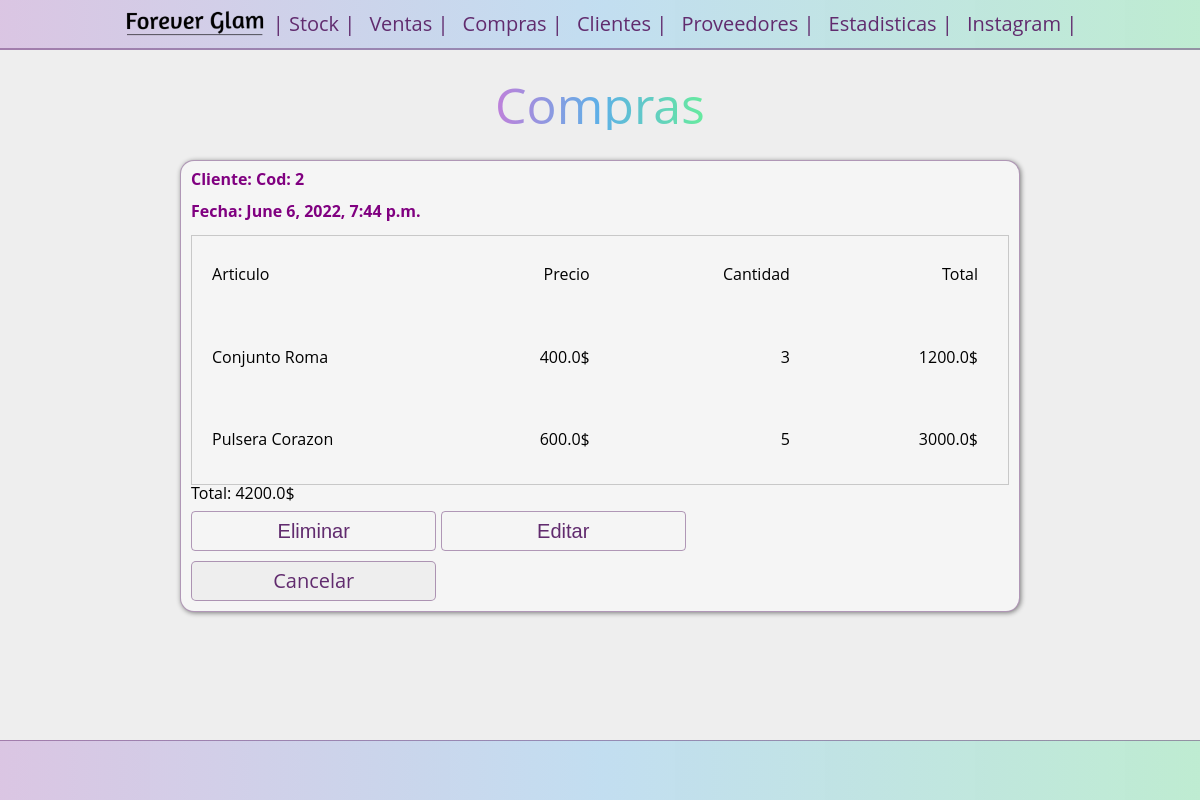
The app's page /purchases/2/detail/ with its own data.
### purchases/models.py (models this page shows)
class Purchase(models.Model):
    supplier = models.ForeignKey(
            Supplier,
            on_delete= models.CASCADE,
            null= False,
            blank= False,
    )
    purchase_date = models.DateTimeField(auto_now_add=True)
    product = models.ManyToManyField(
        Product,
        through='Purchase_Product',
        blank=True
    )
    total = models.FloatField(default=0)

class Purchase_Product(models.Model):
    purchase = models.ForeignKey(
        Purchase,
        on_delete= models.CASCADE,
        null=False,
        blank=False
    )
    product = models.ForeignKey(
        Product,
        on_delete= models.CASCADE,
        null=False,
        blank=False
    )
    quantity = models.IntegerField(default=1)
    price = models.FloatField(default=0)
    total = models.FloatField(default=0)

### stock/models.py (models this page shows)
class Product(models.Model):
    name = models.CharField(max_length=200)
    category = models.CharField(max_length=50)
    material = models.CharField(max_length=50)
    price = models.FloatField(default=0)
    stock = models.IntegerField(default=0)
    sug_price = models.FloatField(default=price)
    sell_price = models.FloatField(default= sug_price)
    def __str__(self) :
        return self.name

### purchases/views.py (the view)
# urls.py: path("<int:purchase_id>/detail/", views.detail, name="detail"),
def detail(request, purchase_id):
    purchase = get_object_or_404(Purchase, pk=purchase_id)
    purchase_product_set = purchase.purchase_product_set.all()
    return render(request, "purchases/detail.html",{
        'purchase': purchase,
        'purchase_product_set': purchase_product_set
    })

### purchases/templates/purchases/detail.html (shortened to what this page needs)
{% extends 'stock/header.html' %}
{% block content %}
{% load static %}
<body>
    <main>
     <h1 class="titulo">Compras</h1>
    <form action="{% url 'purchases:detail_update_delete' %} " method="post" class="main-form">
        <span >Cliente: {{purchase.client}} Cod: {{purchase.pk}}</span> <br><br>
        <span>Fecha: {{purchase.purchase_date}}</span><br><br>
        <div class="table-container">
            <table class="main-table-detail">
                <tr>
                <th class="main-table__row_l_t"><strong>Articulo </strong></th>
                <th class="main-table__row_r_t"><strong> Precio </strong></th>
                <th class="main-table__row_r_t"><strong> Cantidad </strong></th>
                <th class="main-table__row_r_t"><strong> Total </strong></th>
                </tr>
                {% for choice in purchase_product_set  %}
                        <tr class="main-table__row">
                            <label for="choice{{ forloop.counter }}">
                            <td class="main-table__row_l">{{choice.product}}</td>
                            <td class="main-table__row_r">{{choice.price}}$</td>
                            <td class="main-table__row_r">{{choice.quantity}}</td>
                            <td class="main-table__row_r">{{choice.total}}$</td>
                            </tr>
                {% endfor %}
            </table>
        </div>
        <div>
            Total: {{purchase.total}}$
        </div>
        <input type="submit" name="action" value="Eliminar">
        <input type="submit" name="action" value="Editar">
        <a href="{% url 'purchases:index'%}" class="button_grillo" >Cancelar</a>
    </form>
    </main>
    <footer>
    </footer>
</body>
{% endblock %}

### stock/static/stock/style_g.css (style rules this page uses)
* { box-sizing: border-box; margin: 0; padding: 0; }
html { font-family: 'Open Sans', 'Helvetica Neue', sans-serif; }
body { background-color: #eee; }
.titulo { margin: 30px; align-items: center; background: linear-gradient( to right, #c080da, #5db0e7, #67eb9e ); -webkit-background-clip: text; -webkit-text-fill-color: transparent; font-size: 50px; text-align: center; }
main { align-items: center; justify-content: center; display: flex; flex-direction: column; }
.main-form { align-items: left; justify-content: left; background: #f5f5f5; border: 1px solid #612b6e77; border-radius: 14px; padding: 10px; margin-bottom: 20px; width: 70%; box-shadow: 1px 1px 5px 0 #0000007c; }
label { font-weight: bold; font-size: 14 px; margin-top: 10px; margin-bottom: 4 px; color: purple; }
span { font-weight: bold; font-size: 14 px; margin-top: 10px; margin-bottom: 4 px; color: purple; }
input[type="submit"] { background: transparent; color: #612b6e; border-radius: 4px; border: 1px solid #612b6e77; width: 30%; height: 40px; margin-top: 10px; font-size: 20px; }
.button_grillo { padding: 5px; padding-top: 9px; margin-top: 10px; width: 30%; height: 40px; font-size: 20px; background: #eee; color: #612b6e; border-radius: 5px; border: 1px solid #612b6e77; align-items: center; display: flex; flex-direction: column; text-decoration: none; }
.table-container { overflow: scroll; height: 250px; }
.main-table-detail { border: 1px solid rgb(200, 200, 200); background: transparent; padding: 4px; height: 100%; width: 100%; }
.main-table__row { border: 2px #292a2c !important; }
.main-table__row_r { padding-top: 15px; padding: 30px; text-align: right; }
.main-table__row_l { padding-top: 15px; padding: 20px; text-align: left; }
.main-table__row_r_t { padding: 30px; text-align: right; }
.main-table__row_l_t { padding: 20px; text-align: left; }
footer { background: linear-gradient( to right, #d2b4deb2, #aed6f1b0, #abebc6b4 ); position: absolute; bottom: 0; border-top: 1px solid #612b6e77; width: 100%; height: 60px; align-items: center; justify-content: center; display: flex; flex-direction: column; }

### records on screen
Purchase: pk "2", purchase_date "June 6, 2022, 7:44 p.m.", total "4200.0"
Purchase_Product: product "Conjunto Roma", price "400.0", quantity "3", total "1200.0"
Purchase_Product: product "Pulsera Corazon", price "600.0", quantity "5", total "3000.0"
